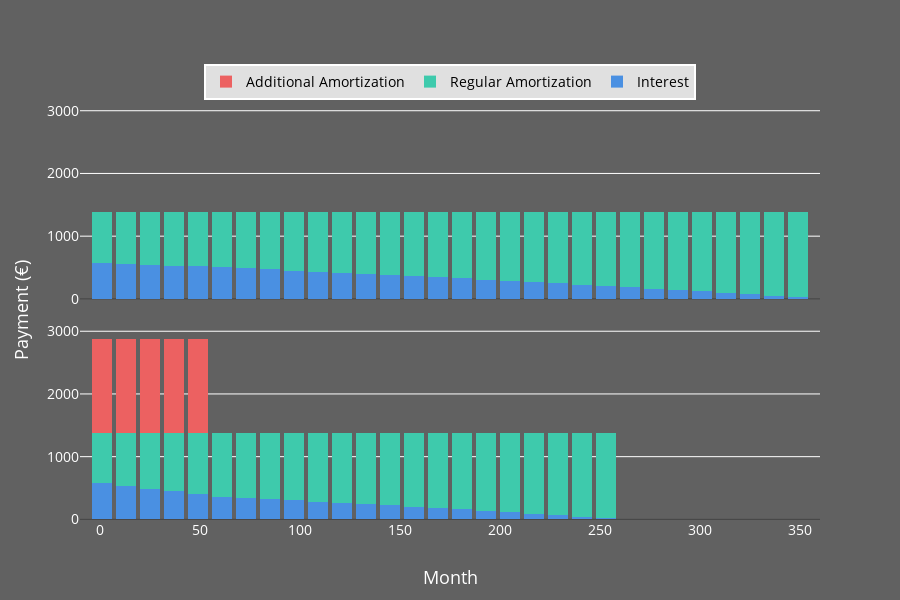

Notebook code cell kept with this figure:
### Code cell
from GraphicClass import GraphicClass
graphics = GraphicClass(mortgage, mortgage_extra, params)
bars = graphics.monthly_payment_graph()
bars.show()

### Figure 1 — Plotly figure (JSON) as saved in the notebook; plotly's stock layout.template omitted (floating-point values rounded to 4 significant figures)
{"data": [{"name": "Interest", "showlegend": true, "type": "bar", "x": [1, 13, 25, 37, 49, 61, 73, 85, 97, 109, 121, 133, 145, 157, 169, 181, 193, 205, 217, 229, 241, 253, 265, 277, 289, 301, 313, 325, 337, 349], "xaxis": "x", "y": [576.8, 562.1, 547.2, 532.0, 516.6, 500.9, 484.9, 468.6, 452.0, 435.1, 417.9, 400.4, 382.5, 364.4, 345.9, 327.0, 307.9, 288.4, 268.5, 248.3, 227.7, 206.7, 185.3, 163.6, 141.5, 119.0, 96.01, 72.65, 48.87, 24.65], "yaxis": "y"}, {"name": "Regular Amortization", "showlegend": true, "type": "bar", "x": [1, 13, 25, 37, 49, 61, 73, 85, 97, 109, 121, 133, 145, 157, 169, 181, 193, 205, 217, 229, 241, 253, 265, 277, 289, 301, 313, 325, 337, 349], "xaxis": "x", "y": [806.3, 820.9, 835.8, 851.0, 866.4, 882.2, 898.2, 914.5, 931.1, 948.0, 965.2, 982.7, 1001.0, 1019.0, 1037.0, 1056.0, 1075.0, 1095.0, 1115.0, 1135.0, 1155.0, 1176.0, 1198.0, 1219.0, 1242.0, 1264.0, 1287.0, 1310.0, 1334.0, 1358.0], "yaxis": "y"}, {"name": "Additional Amortization", "showlegend": true, "type": "bar", "x": [1, 13, 25, 37, 49, 61, 73, 85, 97, 109, 121, 133, 145, 157, 169, 181, 193, 205, 217, 229, 241, 253, 265, 277, 289, 301, 313, 325, 337, 349], "xaxis": "x", "y": [0, 0, 0, 0, 0, 0, 0, 0, 0, 0, 0, 0, 0, 0, 0, 0, 0, 0, 0, 0, 0, 0, 0, 0, 0, 0, 0, 0, 0, 0], "yaxis": "y"}, {"name": "Interest", "showlegend": false, "type": "bar", "x": [1, 13, 25, 37, 49, 61, 73, 85, 97, 109, 121, 133, 145, 157, 169, 181, 193, 205, 217, 229, 241, 253], "xaxis": "x2", "y": [576.8, 534.9, 492.3, 448.9, 404.7, 359.7, 341.1, 322.2, 303.0, 283.4, 263.4, 243.1, 222.4, 201.4, 179.9, 158.1, 135.8, 113.2, 90.16, 66.7, 42.81, 18.48], "yaxis": "y2"}, {"name": "Regular Amortization", "showlegend": false, "type": "bar", "x": [1, 13, 25, 37, 49, 61, 73, 85, 97, 109, 121, 133, 145, 157, 169, 181, 193, 205, 217, 229, 241, 253], "xaxis": "x2", "y": [806.3, 848.1, 890.8, 934.2, 978.3, 1023.0, 1042.0, 1061.0, 1080.0, 1100.0, 1120.0, 1140.0, 1161.0, 1182.0, 1203.0, 1225.0, 1247.0, 1270.0, 1293.0, 1316.0, 1340.0, 1365.0], "yaxis": "y2"}, {"name": "Additional Amortization", "showlegend": false, "type": "bar", "x": [1, 13, 25, 37, 49, 61, 73, 85, 97, 109, 121, 133, 145, 157, 169, 181, 193, 205, 217, 229, 241, 253], "xaxis": "x2", "y": [1500, 1500, 1500, 1500, 1500, 0, 0, 0, 0, 0, 0, 0, 0, 0, 0, 0, 0, 0, 0, 0, 0, 0], "yaxis": "y2"}], "layout": {"annotations": [{"font": {"size": 18}, "showarrow": false, "text": "Payment (€)", "textangle": -90, "x": -0.08, "xanchor": "center", "xref": "paper", "y": 0.5, "yanchor": "middle", "yref": "paper"}], "barmode": "stack", "height": 600, "legend": {"bgcolor": "#e0e0e0", "font": {"color": "black", "size": 14}, "orientation": "h", "title": {"text": ""}, "x": 0.5, "xanchor": "center", "y": 1, "yanchor": "bottom"}, "width": 900, "xaxis": {"anchor": "y", "domain": [0, 1], "matches": "x2", "range": [-10, 360], "showticklabels": false, "title": {"text": ""}}, "xaxis2": {"anchor": "y2", "domain": [0, 1], "range": [-10, 360], "title": {"text": "Month"}}, "yaxis": {"anchor": "x", "domain": [0.525, 1], "range": [-10, 3171.0], "title": {"text": ""}}, "yaxis2": {"anchor": "x2", "domain": [0, 0.475], "range": [-10, 3171.0]}}}
